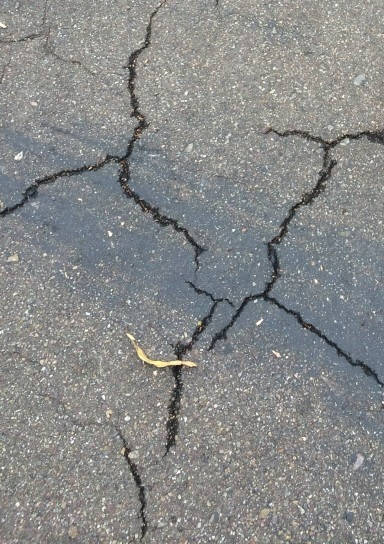
#> input picture backend/test_images/11125-1.jpg, 384 x 544 px
$ python -i segmentation.py   (imports and definitions only)
#> lines starting #> are read from the running program, lines starting #| are printed output that depends on the picture; after the words box and inside, x2 and y2 are one past the last pixel; in counts of white or black regions, pixels touching at a corner belong together
from __future__ import annotations

from pathlib import Path
from typing import Optional, Tuple
import cv2
import numpy as np
from PIL import Image as PILImage


def generate_crack_mask(
    image_input: str | Path | np.ndarray | PILImage.Image,
    target_size: Tuple[int, int] = (512, 512),
) -> np.ndarray:
    """
    Generate a clean binary segmentation mask (0 or 255) isolating crack/defect pixels.
    Uses multi-stage computer vision filtering (Bilateral filter + CLAHE + Black Hat morphology
    + Adaptive Thresholding) matching U-Net boundary localization.
    """
#> called with image_input = '../../test_images/11125-1.jpg', target_size = (512, 512)
    if isinstance(image_input, (str, Path)):
        img_bgr = cv2.imread(str(image_input))
#> img_bgr is the input picture: shape (544, 384, 3); mean B, G, R 136.7, 137.3, 135.8
        if img_bgr is None:
            raise FileNotFoundError(f"Image not found at {image_input}")
    elif isinstance(image_input, PILImage.Image):
        img_bgr = cv2.cvtColor(np.array(image_input.convert("RGB")), cv2.COLOR_RGB2BGR)
    else:
        img_bgr = image_input

    # Standardize dimensions
    resized = cv2.resize(img_bgr, target_size, interpolation=cv2.INTER_AREA)
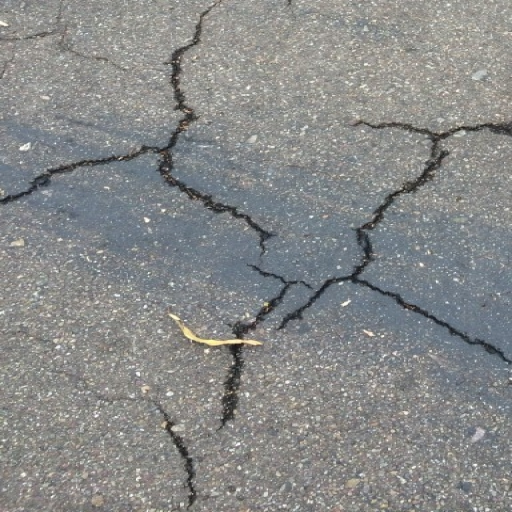
#> resized: shape (512, 512, 3); mean B, G, R 136.6, 137.2, 135.7
    gray = cv2.cvtColor(resized, cv2.COLOR_BGR2GRAY)

    # 1. Bilateral filter to smooth texture while preserving high-gradient edges
    smooth = cv2.bilateralFilter(gray, 9, 75, 75)
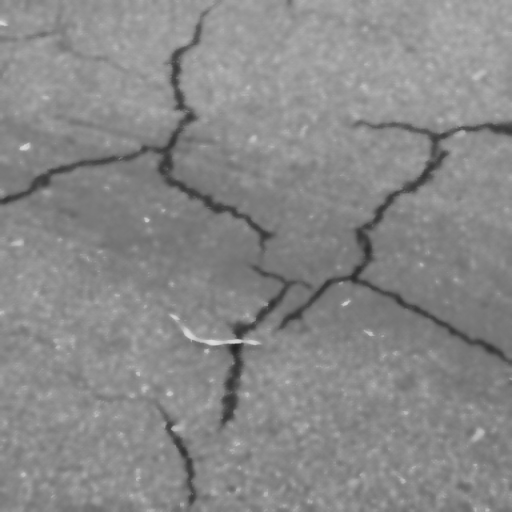
#> smooth: shape (512, 512); min 35, max 220, mean 136.3

    # 2. CLAHE contrast enhancement
    clahe = cv2.createCLAHE(clipLimit=3.0, tileGridSize=(8, 8))
    enhanced = clahe.apply(smooth)
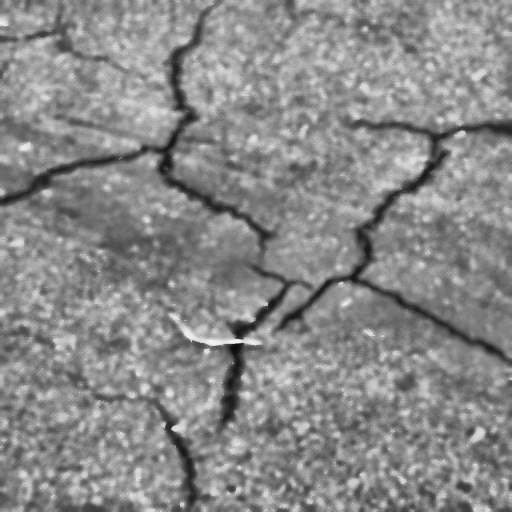
#> enhanced: shape (512, 512); min 11, max 244, mean 137.4

    # 3. Morphological Black-Hat to isolate narrow dark features (cracks) on lighter concrete
    kernel = cv2.getStructuringElement(cv2.MORPH_RECT, (15, 15))
    blackhat = cv2.morphologyEx(enhanced, cv2.MORPH_BLACKHAT, kernel)
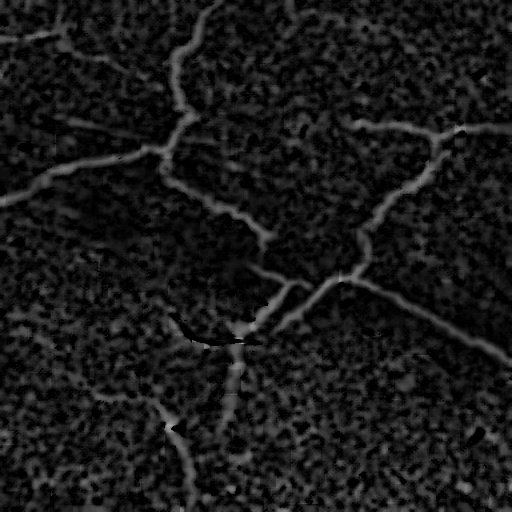
#> blackhat: shape (512, 512); min 0, max 164, mean 25.2

    # 4. Adaptive thresholding on black-hat response
    thresh = cv2.adaptiveThreshold(
        blackhat,
        255,
        cv2.ADAPTIVE_THRESH_GAUSSIAN_C,
        cv2.THRESH_BINARY,
        15,
        -4,
    )
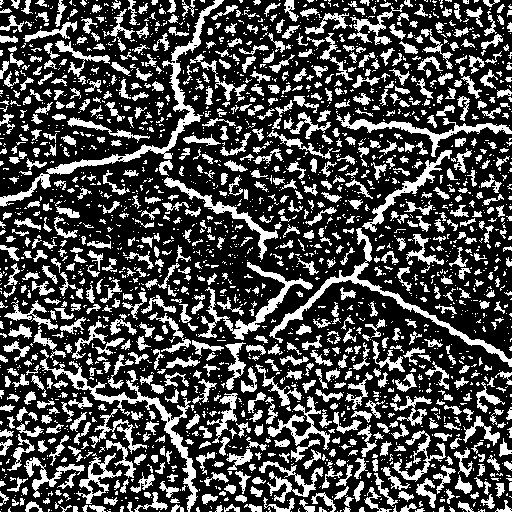
#> thresh: shape (512, 512); 29.8% white; 2440 white regions (1604 under 20 px), largest, box (x1, y1, x2, y2) and area: (0, 0, 224, 207) 2555, (269, 228, 512, 367) 1986, (40, 349, 198, 512) 1976

    # 5. Filter out tiny isolated noise spots (< 15 px area)
    num_labels, labels, stats, _ = cv2.connectedComponentsWithStats(thresh, connectivity=8)
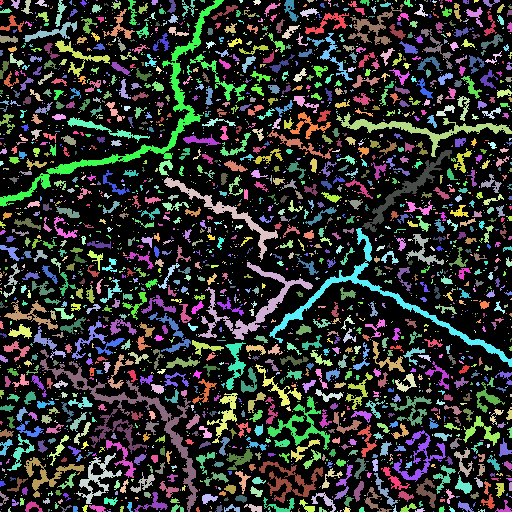
#> labels: shape (512, 512) int32; 2441 distinct labels, from 0 to 2440; one colour per label, 0 black
#> num_labels = 2441; stats = 2441 rows, first 6: [0, 0, 512, 512, 183987], [0, 0, 4, 5, 13], [11, 0, 9, 9, 50], [21, 0, 12, 14, 72], [35, 0, 12, 7, 43], [55, 0, 12, 27, 125]
    clean_mask = np.zeros_like(thresh)
    for i in range(1, num_labels):
        area = stats[i, cv2.CC_STAT_AREA]
        if area >= 15:  # Keep genuine crack fragments
            clean_mask[labels == i] = 255
#> this loop made 2440 passes
#> area on passes 2 to 4: 50, 72, 43
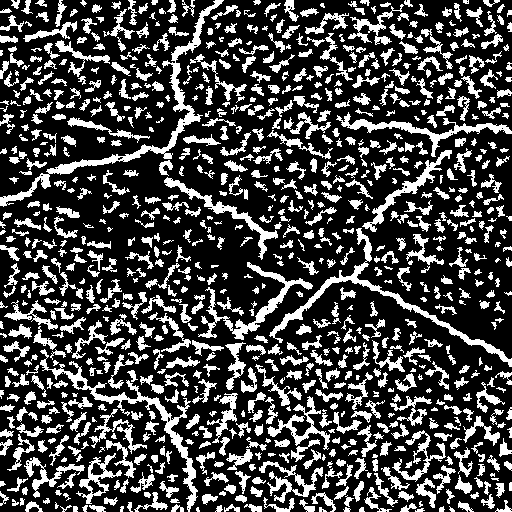
#> clean_mask: shape (512, 512); 27.8% white; 922 white regions (86 under 20 px), largest, box (x1, y1, x2, y2) and area: (0, 0, 224, 207) 2555, (269, 228, 512, 367) 1986, (40, 349, 198, 512) 1976

    return clean_mask


def save_mask_visualization(
    original_bgr: np.ndarray,
    binary_mask: np.ndarray,
    output_path: Path,
    overlay_color: Tuple[int, int, int] = (0, 0, 255),  # Red in BGR
    alpha: float = 0.45,
) -> Path:
    """
    Save both the binary mask and a blended color overlay on the original image.
    """
    h, w = original_bgr.shape[:2]
    mask_resized = cv2.resize(binary_mask, (w, h), interpolation=cv2.INTER_NEAREST)

    overlay = original_bgr.copy()
    overlay[mask_resized > 0] = overlay_color
    blended = cv2.addWeighted(overlay, alpha, original_bgr, 1.0 - alpha, 0)

    output_path.parent.mkdir(parents=True, exist_ok=True)
    cv2.imwrite(str(output_path), blended)
    return output_path

>>> result = generate_crack_mask('../../test_images/11125-1.jpg')
